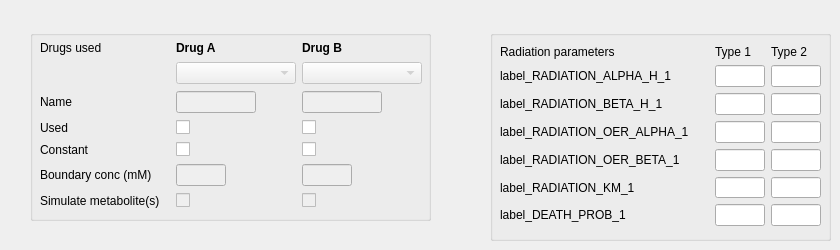
          <widget class="QWidget" name="tab_treatment">
           <attribute name="title">
            <string>Treatment</string>
           </attribute>
           <widget class="QGroupBox" name="groupBox_radiation">
            <property name="geometry">
             <rect>
              <x>490</x>
              <y>30</y>
              <width>341</width>
              <height>211</height>
             </rect>
            </property>
            <property name="title">
             <string/>
            </property>
            <widget class="QWidget" name="gridLayoutWidget_3">
             <property name="geometry">
              <rect>
               <x>10</x>
               <y>15</y>
               <width>321</width>
               <height>181</height>
              </rect>
             </property>
             <layout class="QGridLayout" name="gridLayout_GLGL7">
              <item row="1" column="0">
               <widget class="QMyLabel" name="label_RADIATION_ALPHA_H_1">
                <property name="text">
                 <string>label_RADIATION_ALPHA_H_1</string>
                </property>
               </widget>
              </item>
              <item row="1" column="1">
               <widget class="QLineEdit" name="line_RADIATION_ALPHA_H_1">
                <property name="maximumSize">
                 <size>
                  <width>50</width>
                  <height>16777215</height>
                 </size>
                </property>
               </widget>
              </item>
              <item row="2" column="0">
               <widget class="QMyLabel" name="label_RADIATION_BETA_H_1">
                <property name="text">
                 <string>label_RADIATION_BETA_H_1</string>
                </property>
               </widget>
              </item>
              <item row="2" column="1">
               <widget class="QLineEdit" name="line_RADIATION_BETA_H_1">
                <property name="maximumSize">
                 <size>
                  <width>50</width>
                  <height>16777215</height>
                 </size>
                </property>
               </widget>
              </item>
              <item row="3" column="0">
               <widget class="QMyLabel" name="label_RADIATION_OER_ALPHA_1">
                <property name="text">
                 <string>label_RADIATION_OER_ALPHA_1</string>
                </property>
               </widget>
              </item>
              <item row="3" column="1">
               <widget class="QLineEdit" name="line_RADIATION_OER_ALPHA_1">
                <property name="maximumSize">
                 <size>
                  <width>50</width>
                  <height>16777215</height>
                 </size>
                </property>
               </widget>
              </item>
              <item row="4" column="0">
               <widget class="QMyLabel" name="label_RADIATION_OER_BETA_1">
                <property name="text">
                 <string>label_RADIATION_OER_BETA_1</string>
                </property>
               </widget>
              </item>
              <item row="4" column="1">
               <widget class="QLineEdit" name="line_RADIATION_OER_BETA_1">
                <property name="maximumSize">
                 <size>
                  <width>50</width>
                  <height>16777215</height>
                 </size>
                </property>
               </widget>
              </item>
              <item row="5" column="0">
               <widget class="QMyLabel" name="label_RADIATION_KM_1">
                <property name="text">
                 <string>label_RADIATION_KM_1</string>
                </property>
               </widget>
              </item>
              <item row="5" column="1">
               <widget class="QLineEdit" name="line_RADIATION_KM_1">
                <property name="maximumSize">
                 <size>
                  <width>50</width>
                  <height>16777215</height>
                 </size>
                </property>
               </widget>
              </item>
              <item row="1" column="2">
               <widget class="QLineEdit" name="line_RADIATION_ALPHA_H_2">
                <property name="maximumSize">
                 <size>
                  <width>50</width>
                  <height>16777215</height>
                 </size>
                </property>
               </widget>
              </item>
              <item row="2" column="2">
               <widget class="QLineEdit" name="line_RADIATION_BETA_H_2">
                <property name="maximumSize">
                 <size>
                  <width>50</width>
                  <height>16777215</height>
                 </size>
                </property>
               </widget>
              </item>
              <item row="3" column="2">
               <widget class="QLineEdit" name="line_RADIATION_OER_ALPHA_2">
                <property name="maximumSize">
                 <size>
                  <width>50</width>
                  <height>16777215</height>
                 </size>
                </property>
               </widget>
              </item>
              <item row="4" column="2">
               <widget class="QLineEdit" name="line_RADIATION_OER_BETA_2">
                <property name="maximumSize">
                 <size>
                  <width>50</width>
                  <height>16777215</height>
                 </size>
                </property>
               </widget>
              </item>
              <item row="5" column="2">
               <widget class="QLineEdit" name="line_RADIATION_KM_2">
                <property name="maximumSize">
                 <size>
                  <width>50</width>
                  <height>16777215</height>
                 </size>
                </property>
               </widget>
              </item>
              <item row="0" column="1">
               <widget class="QLabel" name="alabel_radtype1">
                <property name="minimumSize">
                 <size>
                  <width>45</width>
                  <height>0</height>
                 </size>
                </property>
                <property name="maximumSize">
                 <size>
                  <width>45</width>
                  <height>16777215</height>
                 </size>
                </property>
                <property name="text">
                 <string>Type 1</string>
                </property>
               </widget>
              </item>
              <item row="0" column="2">
               <widget class="QLabel" name="alabel_radtype2">
                <property name="minimumSize">
                 <size>
                  <width>45</width>
                  <height>0</height>
                 </size>
                </property>
                <property name="maximumSize">
                 <size>
                  <width>45</width>
                  <height>16777215</height>
                 </size>
                </property>
                <property name="text">
                 <string>Type 2</string>
                </property>
               </widget>
              </item>
              <item row="6" column="1">
               <widget class="QLineEdit" name="line_RADIATION_DEATH_PROB_1">
                <property name="maximumSize">
                 <size>
                  <width>50</width>
                  <height>16777215</height>
                 </size>
                </property>
               </widget>
              </item>
              <item row="6" column="2">
               <widget class="QLineEdit" name="line_RADIATION_DEATH_PROB_2">
                <property name="maximumSize">
                 <size>
                  <width>50</width>
                  <height>16777215</height>
                 </size>
                </property>
               </widget>
              </item>
              <item row="6" column="0">
               <widget class="QMyLabel" name="label_RADIATION_DEATH_PROB_1">
                <property name="text">
                 <string>label_DEATH_PROB_1</string>
                </property>
               </widget>
              </item>
              <item row="0" column="0">
               <widget class="QLabel" name="alabel_radiation">
                <property name="text">
                 <string>Radiation parameters</string>
                </property>
               </widget>
              </item>
             </layout>
            </widget>
           </widget>
           <widget class="QGroupBox" name="groupBox_TPZ_DNB_2">
            <property name="geometry">
             <rect>
              <x>30</x>
              <y>30</y>
              <width>401</width>
              <height>191</height>
             </rect>
            </property>
            <property name="title">
             <string/>
            </property>
            <widget class="QWidget" name="gridLayoutWidget_13">
             <property name="geometry">
              <rect>
               <x>10</x>
               <y>10</y>
               <width>382</width>
               <height>171</height>
              </rect>
             </property>
             <layout class="QGridLayout" name="gridLayout_GLGL8_2">
              <item row="3" column="0">
               <widget class="QLabel" name="alabel_drugused_2">
                <property name="font">
                 <font>
                  <weight>50</weight>
                  <bold>false</bold>
                 </font>
                </property>
                <property name="text">
                 <string>Used</string>
                </property>
               </widget>
              </item>
              <item row="5" column="0">
               <widget class="QMyLabel" name="label_DRUG_A_BDRY_CONC_2">
                <property name="font">
                 <font>
                  <weight>50</weight>
                  <bold>false</bold>
                 </font>
                </property>
                <property name="text">
                 <string>Boundary conc (mM)</string>
                </property>
               </widget>
              </item>
              <item row="0" column="1">
               <widget class="QLabel" name="alabel_DRUG_A">
                <property name="sizePolicy">
                 <sizepolicy hsizetype="Expanding" vsizetype="Fixed">
                  <horstretch>0</horstretch>
                  <verstretch>0</verstretch>
                 </sizepolicy>
                </property>
                <property name="maximumSize">
                 <size>
                  <width>60</width>
                  <height>16777215</height>
                 </size>
                </property>
                <property name="font">
                 <font>
                  <weight>75</weight>
                  <bold>true</bold>
                 </font>
                </property>
                <property name="text">
                 <string>Drug A</string>
                </property>
               </widget>
              </item>
              <item row="3" column="1">
               <widget class="QMyCheckBox" name="cbox_USE_DRUG_A">
                <property name="maximumSize">
                 <size>
                  <width>60</width>
                  <height>16777215</height>
                 </size>
                </property>
                <property name="text">
                 <string/>
                </property>
                <property name="checked">
                 <bool>false</bool>
                </property>
               </widget>
              </item>
              <item row="5" column="1">
               <widget class="QLineEdit" name="line_DRUG_A_BDRY_CONC">
                <property name="enabled">
                 <bool>false</bool>
                </property>
                <property name="maximumSize">
                 <size>
                  <width>50</width>
                  <height>16777215</height>
                 </size>
                </property>
                <property name="alignment">
                 <set>Qt::AlignRight|Qt::AlignTrailing|Qt::AlignVCenter</set>
                </property>
               </widget>
              </item>
              <item row="0" column="2">
               <widget class="QLabel" name="alabel_DRUG_B">
                <property name="enabled">
                 <bool>true</bool>
                </property>
                <property name="sizePolicy">
                 <sizepolicy hsizetype="Expanding" vsizetype="Fixed">
                  <horstretch>0</horstretch>
                  <verstretch>0</verstretch>
                 </sizepolicy>
                </property>
                <property name="maximumSize">
                 <size>
                  <width>60</width>
                  <height>16777215</height>
                 </size>
                </property>
                <property name="font">
                 <font>
                  <weight>75</weight>
                  <bold>true</bold>
                 </font>
                </property>
                <property name="text">
                 <string>Drug B</string>
                </property>
               </widget>
              </item>
              <item row="3" column="2">
               <widget class="QMyCheckBox" name="cbox_USE_DRUG_B">
                <property name="maximumSize">
                 <size>
                  <width>60</width>
                  <height>16777215</height>
                 </size>
                </property>
                <property name="text">
                 <string/>
                </property>
                <property name="checked">
                 <bool>false</bool>
                </property>
               </widget>
              </item>
              <item row="5" column="2">
               <widget class="QLineEdit" name="line_DRUG_B_BDRY_CONC">
                <property name="enabled">
                 <bool>false</bool>
                </property>
                <property name="maximumSize">
                 <size>
                  <width>50</width>
                  <height>16777215</height>
                 </size>
                </property>
                <property name="alignment">
                 <set>Qt::AlignRight|Qt::AlignTrailing|Qt::AlignVCenter</set>
                </property>
               </widget>
              </item>
              <item row="6" column="0">
               <widget class="QMyLabel" name="label_DRUG_A_SIMULATE_METABOLITE_2">
                <property name="font">
                 <font>
                  <weight>50</weight>
                  <bold>false</bold>
                 </font>
                </property>
                <property name="text">
                 <string>Simulate metabolite(s)</string>
                </property>
               </widget>
              </item>
              <item row="6" column="1">
               <widget class="QMyCheckBox" name="cbox_DRUG_A_SIMULATE_METABOLITE">
                <property name="enabled">
                 <bool>false</bool>
                </property>
                <property name="text">
                 <string/>
                </property>
               </widget>
              </item>
              <item row="6" column="2">
               <widget class="QMyCheckBox" name="cbox_DRUG_B_SIMULATE_METABOLITE">
                <property name="enabled">
                 <bool>false</bool>
                </property>
                <property name="text">
                 <string/>
                </property>
               </widget>
              </item>
              <item row="2" column="1">
               <widget class="QLineEdit" name="text_DRUG_A_NAME">
                <property name="enabled">
                 <bool>false</bool>
                </property>
                <property name="maximumSize">
                 <size>
                  <width>80</width>
                  <height>16777215</height>
                 </size>
                </property>
                <property name="text">
                 <string/>
                </property>
                <property name="alignment">
                 <set>Qt::AlignRight|Qt::AlignTrailing|Qt::AlignVCenter</set>
                </property>
                <property name="readOnly">
                 <bool>true</bool>
                </property>
               </widget>
              </item>
              <item row="2" column="2">
               <widget class="QLineEdit" name="text_DRUG_B_NAME">
                <property name="enabled">
                 <bool>false</bool>
                </property>
                <property name="maximumSize">
                 <size>
                  <width>80</width>
                  <height>16777215</height>
                 </size>
                </property>
                <property name="text">
                 <string/>
                </property>
                <property name="alignment">
                 <set>Qt::AlignRight|Qt::AlignTrailing|Qt::AlignVCenter</set>
                </property>
                <property name="readOnly">
                 <bool>true</bool>
                </property>
               </widget>
              </item>
              <item row="4" column="0">
               <widget class="QLabel" name="alabel_drugconstant_2">
                <property name="text">
                 <string>Constant</string>
                </property>
               </widget>
              </item>
              <item row="4" column="2">
               <widget class="QMyCheckBox" name="cbox_DRUG_B_CONSTANT">
                <property name="text">
                 <string/>
                </property>
               </widget>
              </item>
              <item row="4" column="1">
               <widget class="QMyCheckBox" name="cbox_DRUG_A_CONSTANT">
                <property name="text">
                 <string/>
                </property>
               </widget>
              </item>
              <item row="1" column="1">
               <widget class="QComboBox" name="comb_DRUG_A">
                <property name="enabled">
                 <bool>false</bool>
                </property>
                <property name="minimumSize">
                 <size>
                  <width>120</width>
                  <height>0</height>
                 </size>
                </property>
                <property name="currentIndex">
                 <number>-1</number>
                </property>
               </widget>
              </item>
              <item row="0" column="0">
               <widget class="QLabel" name="alabel_drugusage">
                <property name="text">
                 <string>Drugs used</string>
                </property>
               </widget>
              </item>
              <item row="2" column="0">
               <widget class="QLabel" name="alabel_drugname_2">
                <property name="text">
                 <string>Name</string>
                </property>
               </widget>
              </item>
              <item row="1" column="2">
               <widget class="QComboBox" name="comb_DRUG_B">
                <property name="enabled">
                 <bool>false</bool>
                </property>
                <property name="minimumSize">
                 <size>
                  <width>120</width>
                  <height>0</height>
                 </size>
                </property>
                <property name="currentIndex">
                 <number>-1</number>
                </property>
               </widget>
              </item>
             </layout>
            </widget>
           </widget>
          </widget>
